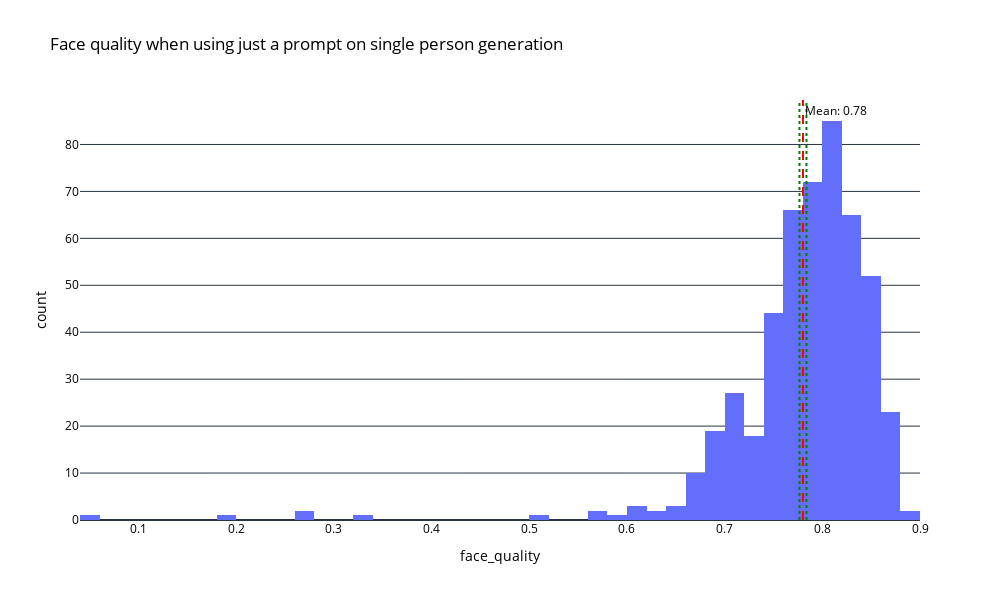

Source (notebook cell):
### Code cell
fig = px.histogram(df, x='face_quality', title='Face quality when using just a prompt on single person generation')
fig.update_layout(
        width=1000,  # Set a custom width in pixels
    height=600,
    autosize=True, 
    plot_bgcolor='white',
    paper_bgcolor='white', 
    font=dict(color='black'),  # Set font color to black for better contrast
)
# Add mean line
fig.add_vline(x=y_mean, line_dash="dash", line_color="red", annotation_text=f"Mean: {y_mean:.2f}", 
              annotation_position="top right")

# Add +1 std line
fig.add_vline(x=y_mean - y_se, line_dash="dot", line_color="green", annotation_text=f"", 
              annotation_position="top right")

fig.add_vline(x=y_mean + y_se, line_dash="dot", line_color="green", annotation_text=f"", 
              annotation_position="top right")

### Figure 1 — Plotly figure (JSON) as saved in the notebook; plotly's stock layout.template omitted (floating-point values rounded to 4 significant figures; data arrays with more than 128 entries replaced by an {"elided": "..."} marker saying what was removed)
{"data": [{"alignmentgroup": "True", "bingroup": "x", "hovertemplate": "face_quality=%{x}<br>count=%{y}<extra></extra>", "legendgroup": "", "marker": {"color": "#636efa", "pattern": {"shape": ""}}, "name": "", "offsetgroup": "", "orientation": "v", "showlegend": false, "x": {"elided": "500 float values"}, "xaxis": "x", "yaxis": "y", "type": "histogram"}], "layout": {"xaxis": {"anchor": "y", "domain": [0.0, 1.0], "title": {"text": "face_quality"}}, "yaxis": {"anchor": "x", "domain": [0.0, 1.0], "title": {"text": "count"}}, "legend": {"tracegroupgap": 0}, "title": {"text": "Face quality when using just a prompt on single person generation"}, "barmode": "relative", "font": {"color": "black"}, "width": 1000, "height": 600, "autosize": true, "plot_bgcolor": "white", "paper_bgcolor": "white", "shapes": [{"line": {"color": "red", "dash": "dash"}, "type": "line", "x0": 0.7802, "x1": 0.7802, "xref": "x", "y0": 0, "y1": 1, "yref": "y domain"}, {"line": {"color": "green", "dash": "dot"}, "type": "line", "x0": 0.7766, "x1": 0.7766, "xref": "x", "y0": 0, "y1": 1, "yref": "y domain"}, {"line": {"color": "green", "dash": "dot"}, "type": "line", "x0": 0.7838, "x1": 0.7838, "xref": "x", "y0": 0, "y1": 1, "yref": "y domain"}], "annotations": [{"showarrow": false, "text": "Mean: 0.78", "x": 0.7802, "xanchor": "left", "xref": "x", "y": 1, "yanchor": "top", "yref": "y domain"}, {"showarrow": false, "text": "", "x": 0.7766, "xanchor": "left", "xref": "x", "y": 1, "yanchor": "top", "yref": "y domain"}, {"showarrow": false, "text": "", "x": 0.7838, "xanchor": "left", "xref": "x", "y": 1, "yanchor": "top", "yref": "y domain"}]}}
